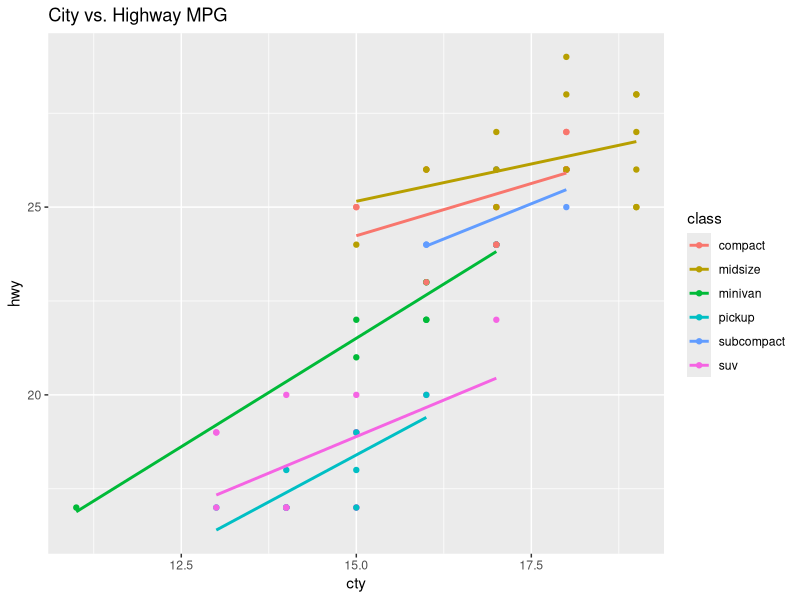
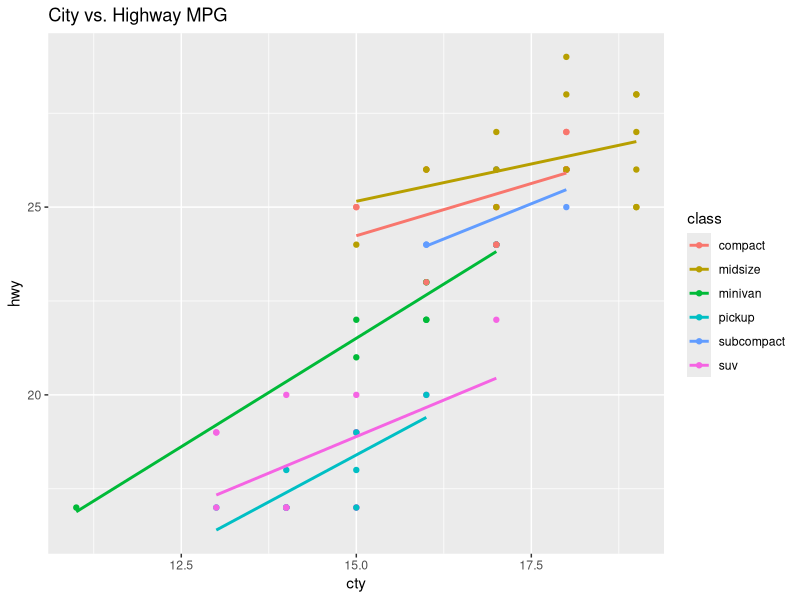

R code for these plots, in order:
## ---- chunk 1
knitr::opts_chunk$set(echo = TRUE)
sol = TRUE
## ---- chunk 2
# <Your fix here>
x <- c(NA, 1, -2, 3, -4 ,5)
y <- 3
y <- (-x) * (-1)
y[y > 0]
## ---- chunk 3
mean <- function(x) {
sum (x)/length( x )
}
## ---- chunk 4
mean <- function(x) {
  
  return(sum(x) / length(x))
  
}
## ---- chunk 5
library( ggplot2 )
second_version_of_mpg <- mpg[ mpg$cyl == 6,]
second_version_of_mpg$class <- as.character(second_version_of_mpg$class)
ggplot(data=second_version_of_mpg,aes(cty,hwy,color=class))+geom_point()+geom_smooth( method = "lm", se=FALSE ) + labs (title="City vs. Highway MPG" )
## ---- chunk 6
library(ggplot2)

second_version_of_mpg <- mpg[mpg$cyl == 6, ]
second_version_of_mpg$class <- as.character(second_version_of_mpg$class)

ggplot(data = second_version_of_mpg, aes(cty, hwy, color = class)) + geom_point() + geom_smooth(method = "lm", se=FALSE) + labs(title = "City vs. Highway MPG")
## ---- chunk 7

d <- function(f, x, y, s) {
  stuff<-seq(x,y,by=s)
  stuff2<-c()
  for(i in 1:length(stuff)){thing<-f(stuff[i]); stuff2[i]<-thing}
  m<-max(stuff2)
  mm<-stuff[stuff2==m]
  mm<-min(mm)
  return(list(m,mm))
}

# Example usage
g <- function(x) -(x ^ 2)
d(g, -1, 1, .1)
## ---- chunk 8
firstMaximum <- function(f, start, end, interval) {
  
  #initialization
  originalSequence <- seq(start, end, by = interval)
  calculatedSequence <- c()
  
  #calculate sequence
  for(i in 1:length(originalSequence)) {
    functionResult <- f(originalSequence[i])
    calculatedSequence[i] <- functionResult
  }
  
  #get the first Maximum value
  maximumY <- max(calculatedSequence)
  maximumX <- originalSequence[calculatedSequence == maximumY]
  firstMaximumX <- min(maximumX)
  return(list(maximumY, firstMaximumX))
}

# Example usage
minusSquare <- function(x){
  return(-(x ^ 2))
}

firstMaximum(minusSquare, -1, 1, 0.1)
## ---- chunk 9
ss <- function(x) 
{x<-x[!is.na(x)]
a<-x[1];for(i in 2:length(x)) a[i]<-(a[i-1]+x[i])
a<-a/(1:length(x))
foo<-x
cc<-0
for(i in 1:length(foo)){x<-foo[1:i]
c<-sort(x);
if(length(x)%%2==0){cc[i]<-(c[floor((length(c)+1)/2)] + c[ceiling((length(c)+1)/2)])/2} else{ cc[i]<-c[(length(c)+1)/2]}}
return(list(a,cc))
}

# Example usage
ss(c(5,10,15,20,5,10,15,20))
ss(1:10)
ss(c(1,2,6,2,4,5))
## ---- chunk 10
averageAndMedian <- function(x) {
  
  # filter out the element which is NA
  filterNA <- x[!is.na(x)]
  
  # calculate the average value of the first k elements, 1 <= k <= filterNA.length
  sum <- filterNA[1]
  for(i in 2:length(filterNA)) {
    sum[i] <- sum[i-1] + filterNA[i]
  }
  average <- sum / (1:length(filterNA))
  
  # calculate the median of the average values
  median <- 0
  for(i in 1:length(filterNA)) {
    firstAverage <- filterNA[1:i]
    orderedAverage <- sort(firstAverage);
    if(length(firstAverage) %% 2 == 0) {
      median[i] <- (orderedAverage[floor((length(orderedAverage) + 1) / 2)] +  orderedAverage[ceiling((length(orderedAverage) + 1) / 2)]) / 2
    } 
    else { 
      median[i] <- orderedAverage[(length(orderedAverage) + 1) / 2]
    }
  }

  return(list(average,median))
}

averageAndMedian(c(5,10,15,20,5,10,15,20))
averageAndMedian(1:10)
averageAndMedian(c(1,2,6,2,4,5))
## ---- chunk 11
d<-iris
dd<-unique(d[,5])
d1<-d[which(d[,5]==dd[1]),]
d2<-d[which(d[,5]==dd[2]),]
d3<-d[which(d[,5]==dd[3]),]
d1[,1] <- mean(d1[,1])
d1[,2] <- mean(d1[,2])
d1[,3] <- mean(d1[,3])
d1[,4] <- mean(d1[,4])
d2[,1] <- mean(d2[,1])
d2[,2] <- mean(d2[,2])
d2[,3] <- mean(d2[,3])
d2[,4] <- mean(d2[,4])
d3[,1] <- mean(d3[,1])
d3[,2] <- mean(d3[,2])
d3[,3] <- mean(d3[,3])
d3[,4] <- mean(d3[,4])
ddd<-rbind(d1[1,],d2[1,],d3[1,])
rownames(ddd) <- NULL

## ---- chunk 12

library(dplyr)

originalData <- iris

Sepal.Length <- with(originalData, tapply(Sepal.Length, Species, mean))
Sepal.Width <- with(originalData, tapply(Sepal.Width, Species, mean))
Petal.Length <- with(originalData, tapply(Petal.Length, Species, mean))
Petal.Width<- with(originalData, tapply(Petal.Width, Species, mean))

averageDataGroupBySpecies <- as.data.frame(cbind(Sepal.Length, Sepal.Width, Petal.Length, Petal.Width))

averageDataGroupBySpecies <- averageDataGroupBySpecies %>%
  mutate(Species = rownames(averageDataGroupBySpecies))

rownames(averageDataGroupBySpecies) <- NULL
## ---- chunk 13
sessionInfo()
